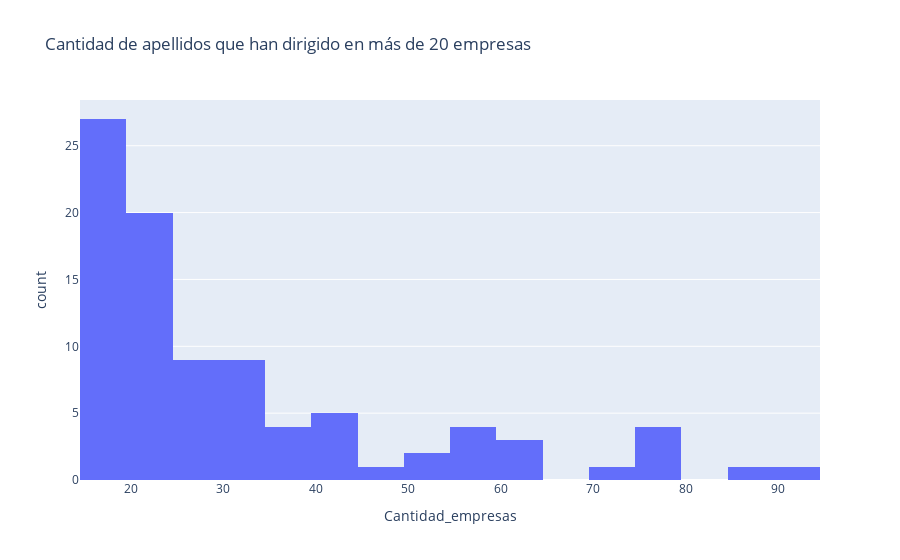

This figure's notebook cell:
### Code cell
conteo_empresas_por_apellido_filtrado = conteo_empresas_por_apellido[conteo_empresas_por_apellido['Cantidad_empresas'] > 15]

# ploteamos el histograma de la cantidad de apellidos que tienen cada cantidad de empresas
px.histogram(
    conteo_empresas_por_apellido_filtrado, 
    x='Cantidad_empresas', 
    title='Cantidad de apellidos que han dirigido en más de 20 empresas',
    nbins=30,
)

### Figure 1 — Plotly figure (JSON) as saved in the notebook; plotly's stock layout.template omitted (floating-point values rounded to 4 significant figures)
{"data": [{"alignmentgroup": "True", "bingroup": "x", "hovertemplate": "Cantidad_empresas=%{x}<br>count=%{y}<extra></extra>", "legendgroup": "", "marker": {"color": "#636efa", "pattern": {"shape": ""}}, "name": "", "nbinsx": 30, "offsetgroup": "", "orientation": "v", "showlegend": false, "type": "histogram", "x": [19, 17, 33, 48, 24, 18, 42, 17, 31, 37, 29, 77, 17, 21, 25, 58, 53, 32, 39, 21, 44, 22, 70, 35, 18, 18, 18, 21, 87, 20, 33, 93, 17, 24, 34, 55, 34, 40, 17, 23, 23, 77, 25, 18, 16, 43, 19, 29, 33, 17, 30, 29, 21, 17, 25, 19, 24, 62, 16, 21, 18, 23, 76, 22, 17, 17, 24, 23, 77, 35, 24, 18, 29, 25, 50, 18, 61, 18, 18, 32, 19, 23, 21, 57, 56, 20, 26, 43, 61, 16, 17], "xaxis": "x", "yaxis": "y"}], "layout": {"barmode": "relative", "legend": {"tracegroupgap": 0}, "title": {"text": "Cantidad de apellidos que han dirigido en más de 20 empresas"}, "xaxis": {"anchor": "y", "domain": [0, 1], "title": {"text": "Cantidad_empresas"}}, "yaxis": {"anchor": "x", "domain": [0, 1], "title": {"text": "count"}}}}
